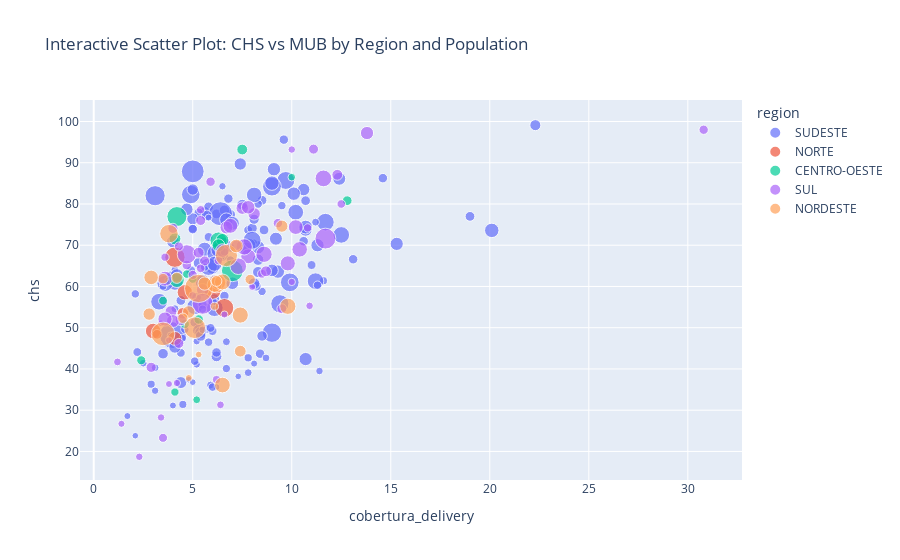

The cell this chart's notebook holds for it:
### Markdown cell above
Boxplot of % de Restaurantes ativos per region of cluster 0

### Code cell
import plotly.express as px

# Example DataFrame
# Replace this with your `df_median`

df = df_median[df_median['cluster']==0]

# Create interactive scatter plot
fig = px.scatter(
    df,
    x='cobertura_delivery',
    y='chs',
    color='region',
    size='populacao',
    hover_data={
        'region':False,
        'chs': True,
        'cobertura_delivery':True,
        'populacao': True,
        'uf':True,
        'cidade':True
    },
    title='Interactive Scatter Plot: CHS vs MUB by Region and Population'
)

# Show the plot
fig.show()

### Figure 1 — Plotly figure (JSON) as saved in the notebook; plotly's stock layout.template omitted (floating-point values rounded to 4 significant figures; data arrays with more than 128 entries replaced by an {"elided": "..."} marker saying what was removed)
{"data": [{"customdata": {"elided": "160x4 mixed values"}, "hovertemplate": "cobertura_delivery=%{x}<br>chs=%{y}<br>populacao=%{customdata[1]}<br>uf=%{customdata[2]}<br>cidade=%{customdata[3]}<extra></extra>", "legendgroup": "SUDESTE", "marker": {"color": "#636efa", "size": {"elided": "160 int values"}, "sizemode": "area", "sizeref": 2292.0, "symbol": "circle"}, "mode": "markers", "name": "SUDESTE", "orientation": "v", "showlegend": true, "type": "scatter", "x": {"elided": "160 float values"}, "xaxis": "x", "y": {"elided": "160 float values"}, "yaxis": "y"}, {"customdata": [["NORTE", 477071, "PA", "ANANINDEUA"], ["NORTE", 277352, "RR", "BOA VISTA"], ["NORTE", 107900, "RO", "JI PARANA"], ["NORTE", 221184, "TO", "PALMAS"], ["NORTE", 149806, "PA", "PARAUAPEBAS"], ["NORTE", 401716, "RO", "PORTO VELHO"], ["NORTE", 323107, "AC", "RIO BRANCO"], ["NORTE", 270484, "PA", "SANTAREM"]], "hovertemplate": "cobertura_delivery=%{x}<br>chs=%{y}<br>populacao=%{customdata[1]}<br>uf=%{customdata[2]}<br>cidade=%{customdata[3]}<extra></extra>", "legendgroup": "NORTE", "marker": {"color": "#EF553B", "size": [477071, 277352, 107900, 221184, 149806, 401716, 323107, 270484], "sizemode": "area", "sizeref": 2292.0, "symbol": "circle"}, "mode": "markers", "name": "NORTE", "orientation": "v", "showlegend": true, "type": "scatter", "x": [4.1, 3, 3.2, 4.1, 4.5, 6.6, 6, 4.6], "xaxis": "x", "y": [67.1, 49.2, 48.4, 47.4, 53.5, 54.8, 58.93, 58.6], "yaxis": "y"}, {"customdata": [["CENTRO-OESTE", 328542, "GO", "ANAPOLIS"], ["CENTRO-OESTE", 457182, "GO", "APARECIDA DE GOIANIA"], ["CENTRO-OESTE", 66960, "GO", "CALDAS NOVAS"], ["CENTRO-OESTE", 82818, "GO", "CATALAO"], ["CENTRO-OESTE", 94978, "MS", "CORUMBA"], ["CENTRO-OESTE", 544591, "MT", "CUIABA"], ["CENTRO-OESTE", 188178, "MS", "DOURADOS"], ["CENTRO-OESTE", 89349, "GO", "ITUMBIARA"], ["CENTRO-OESTE", 81881, "GO", "JATAI"], ["CENTRO-OESTE", 70868, "MS", "PONTA PORA"], ["CENTRO-OESTE", 165703, "GO", "RIO VERDE"], ["CENTRO-OESTE", 187052, "MT", "RONDONOPOLIS"], ["CENTRO-OESTE", 83744, "GO", "SENADOR CANEDO"], ["CENTRO-OESTE", 108120, "MT", "SINOP"], ["CENTRO-OESTE", 79073, "MT", "TANGARA DA SERRA"], ["CENTRO-OESTE", 96089, "MS", "TRES LAGOAS"], ["CENTRO-OESTE", 102471, "GO", "TRINDADE"], ["CENTRO-OESTE", 133541, "GO", "VALPARAISO DE GOIAS"], ["CENTRO-OESTE", 250282, "MT", "VARZEA GRANDE"]], "hovertemplate": "cobertura_delivery=%{x}<br>chs=%{y}<br>populacao=%{customdata[1]}<br>uf=%{customdata[2]}<br>cidade=%{customdata[3]}<extra></extra>", "legendgroup": "CENTRO-OESTE", "marker": {"color": "#00cc96", "size": [328542, 457182, 66960, 82818, 94978, 544591, 188178, 89349, 81881, 70868, 165703, 187052, 83744, 108120, 79073, 96089, 102471, 133541, 250282], "sizemode": "area", "sizeref": 2292.0, "symbol": "circle"}, "mode": "markers", "name": "CENTRO-OESTE", "orientation": "v", "showlegend": true, "type": "scatter", "x": [6.3, 4.2, 10, 4.7, 2.4, 7, 6.5, 3.5, 3.8, 5.2, 4.1, 6.3, 5, 12.8, 4.1, 4.6, 5.3, 7.5, 4.2], "xaxis": "x", "y": [71.16, 76.95, 86.5, 63, 42.1, 63.8, 71.3, 56.56, 61.4, 32.53, 71.55, 70, 61.8, 80.8, 34.4, 50.9, 52, 93.2, 61.54], "yaxis": "y"}, {"customdata": {"elided": "65x4 mixed values"}, "hovertemplate": "cobertura_delivery=%{x}<br>chs=%{y}<br>populacao=%{customdata[1]}<br>uf=%{customdata[2]}<br>cidade=%{customdata[3]}<extra></extra>", "legendgroup": "SUL", "marker": {"color": "#ab63fa", "size": [117730, 101784, 57574, 115922, 100154, 102876, 304770, 114299, 94197, 64185, 56482, 105320, 84658, 321385, 276091, 420629, 178059, 65719, 215024, 64448, 187345, 80170, 61461, 80045, 252496, 254209, 93859, 161652, 52324, 176797, 136283, 504807, 152285, 71592, 498326, 55297, 61574, 249862, 134444, 136765, 78855, 179483, 70451, 315212, 114835, 85647, 303366, 58015, 189894, 56066, 114068, 252533, 64027, 200370, 261178, 209214, 73636, 127778, 84651, 68629, 111707, 94464, 97461, 118894, 232408], "sizemode": "area", "sizeref": 2292.0, "symbol": "circle"}, "mode": "markers", "name": "SUL", "orientation": "v", "showlegend": true, "type": "scatter", "x": [4, 5.9, 6.6, 5.6, 30.8, 9.3, 8.6, 5.4, 8.5, 10, 8, 4.7, 6.3, 11.6, 10.4, 4.7, 5.5, 10.9, 6.5, 2.3, 6.7, 5.4, 4.2, 10.8, 7.8, 6.9, 3.5, 3.9, 3.4, 8.1, 8.7, 5.5, 4.4, 5, 11.7, 3.8, 10, 10.2, 12.3, 5.3, 3.6, 7.5, 1.2, 7.3, 11.1, 5.4, 7.6, 1.4, 4, 3.8, 4.3, 3.6, 3.4, 13.8, 9.8, 7.8, 6.2, 7.2, 12.5, 6.4, 9.5, 4.3, 5, 2.9, 3.6], "xaxis": "x", "y": [74.1, 85.4, 53.2, 66.2, 98, 75.35, 67.8, 76, 63.1, 93.2, 59.9, 65.2, 66.3, 86.2, 69, 67.8, 59.2, 55.3, 68.7, 18.7, 74.3, 78.6, 36.59, 74.2, 67.3, 74.7, 23.3, 53.9, 51.1, 77.6, 63.68, 55.8, 51.9, 57.8, 71.61, 46.96, 61.1, 74.4, 87.07, 68.2, 67.1, 79, 41.7, 64.9, 93.3, 64.4, 69.6, 26.7, 51.6, 36.35, 46.2, 61.9, 28.23, 97.2, 65.6, 79.2, 37.43, 70, 80, 31.3, 54.61, 69.71, 62.8, 40.4, 52.1], "yaxis": "y"}, {"customdata": [["NORDESTE", 566456, "SE", "ARACAJU"], ["NORDESTE", 211993, "AL", "ARAPIRACA"], ["NORDESTE", 127383, "BA", "BARREIRAS"], ["NORDESTE", 51256, "PB", "CABEDELO"], ["NORDESTE", 374968, "PB", "CAMPINA GRANDE"], ["NORDESTE", 302638, "PE", "CARUARU"], ["NORDESTE", 543814, "BA", "FEIRA DE SANTANA"], ["NORDESTE", 121902, "PE", "GARANHUNS"], ["NORDESTE", 73673, "BA", "GUANAMBI"], ["NORDESTE", 176365, "BA", "ILHEUS"], ["NORDESTE", 242848, "MA", "IMPERATRIZ"], ["NORDESTE", 642289, "PE", "JABOATAO DOS GUARARAPES"], ["NORDESTE", 242722, "CE", "JUAZEIRO DO NORTE"], ["NORDESTE", 171045, "BA", "LAURO DE FREITAS"], ["NORDESTE", 55760, "BA", "LUIS EDUARDO MAGALHAES"], ["NORDESTE", 916602, "AL", "MACEIO"], ["NORDESTE", 252906, "RN", "MOSSORO"], ["NORDESTE", 159078, "SE", "NOSSA SENHORA DO SOCORRO"], ["NORDESTE", 392649, "PE", "OLINDA"], ["NORDESTE", 202519, "RN", "PARNAMIRIM"], ["NORDESTE", 290201, "PE", "PAULISTA"], ["NORDESTE", 282043, "PE", "PETROLINA"], ["NORDESTE", 144165, "MA", "SAO JOSE DE RIBAMAR"], ["NORDESTE", 181754, "CE", "SOBRAL"], ["NORDESTE", 133682, "BA", "TEIXEIRA DE FREITAS"], ["NORDESTE", 299380, "BA", "VITORIA DA CONQUISTA"], ["NORDESTE", 125322, "PE", "VITORIA DE SANTO ANTAO"]], "hovertemplate": "cobertura_delivery=%{x}<br>chs=%{y}<br>populacao=%{customdata[1]}<br>uf=%{customdata[2]}<br>cidade=%{customdata[3]}<extra></extra>", "legendgroup": "NORDESTE", "marker": {"color": "#FFA15A", "size": [566456, 211993, 127383, 51256, 374968, 302638, 543814, 121902, 73673, 176365, 242848, 642289, 242722, 171045, 55760, 916602, 252906, 159078, 392649, 202519, 290201, 282043, 144165, 181754, 133682, 299380, 125322], "sizemode": "area", "sizeref": 2292.0, "symbol": "circle"}, "mode": "markers", "name": "NORDESTE", "orientation": "v", "showlegend": true, "type": "scatter", "x": [6.7, 7.2, 3.5, 5.3, 6.2, 9.8, 5.1, 7.9, 6.1, 2.8, 2.9, 3.5, 6.3, 9.5, 4.8, 5.3, 6.1, 7.4, 3.8, 5.6, 6.5, 6.5, 4.2, 4.8, 6.2, 7.4, 4.5], "xaxis": "x", "y": [67.5, 69.82, 61.9, 43.5, 60.63, 55.2, 50, 61.7, 55.2, 53.3, 62.2, 48.5, 61, 74.62, 37.8, 59.52, 60.4, 44.31, 72.8, 60.7, 61.1, 36.1, 62.1, 53.8, 61.33, 53.06, 52.3], "yaxis": "y"}], "layout": {"legend": {"itemsizing": "constant", "title": {"text": "region"}, "tracegroupgap": 0}, "title": {"text": "Interactive Scatter Plot: CHS vs MUB by Region and Population"}, "xaxis": {"anchor": "y", "domain": [0, 1], "title": {"text": "cobertura_delivery"}}, "yaxis": {"anchor": "x", "domain": [0, 1], "title": {"text": "chs"}}}}
